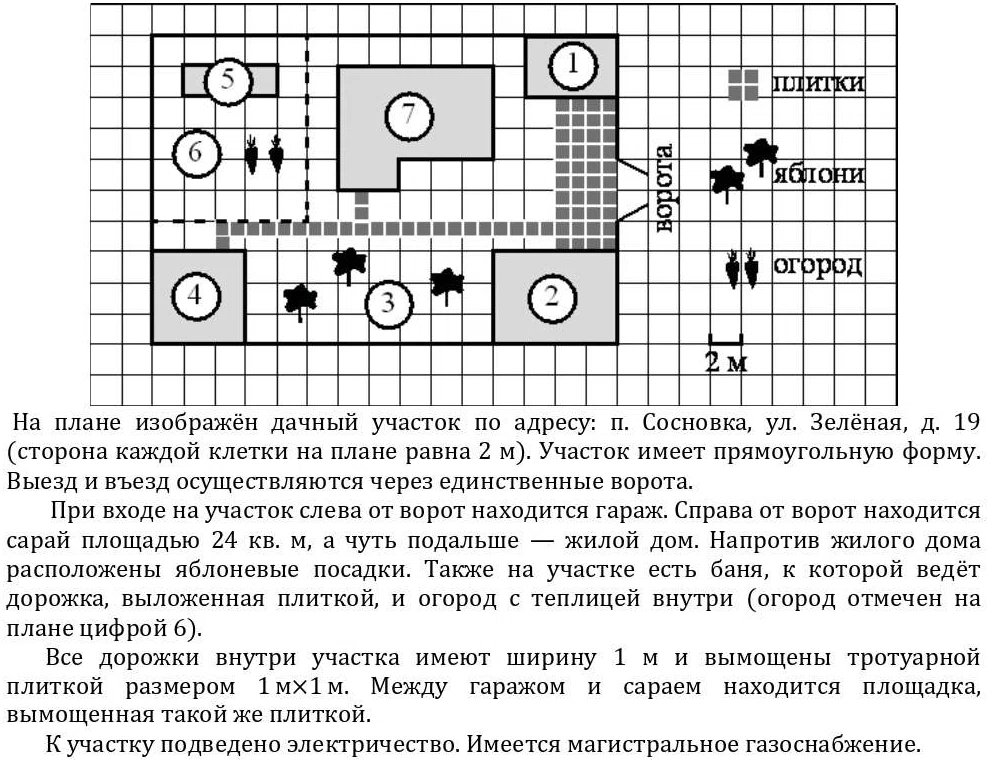
#> input picture oge-2026-32/img/v02/ctx-1.webp, 987 x 760 px, found by its file name
$ python primer-variant-10.py
#> lines starting #> are read from the running program, lines starting #| are printed output that depends on the picture
import json,os
from PIL import Image,ImageChops
V=10; D=f'img/v{V:02d}'
def crop(src,box,name):
#> called with src = 'ctx-1.webp', box = (474, 0, 976, 380), name = 'f-ctx'
    im=Image.open(f'{D}/{src}').convert('RGB'); W,H=im.size
#> in crop, im is the input picture: PIL image 987x760 RGB; mean R, G, B 221.8, 221.8, 221.9
#> after `W, H = im.size`: W = 987; H = 760
    x0,y0,x1,y1=box; im=im.crop((x0,y0,min(x1,W),min(y1,H)))
#> after `im = im.crop((x0, y0, min(x1, W), min(y1, H)))`:
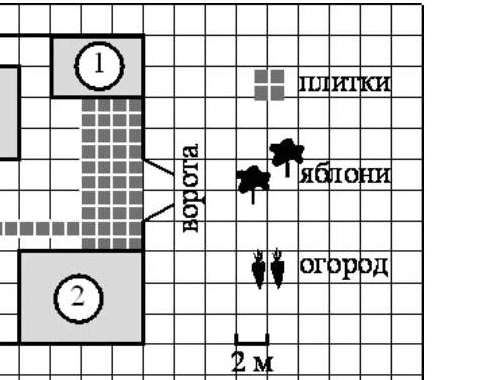
#> im: PIL image 502x380 RGB; mean R, G, B 216.2, 216.2, 216.2
    bb=ImageChops.difference(im,Image.new('RGB',im.size,'white')).point(lambda p:255 if p>40 else 0).getbbox()
#> bb = (0, 3, 424, 380)
    im=im.crop((max(bb[0]-6,0),max(bb[1]-6,0),min(bb[2]+6,im.width),min(bb[3]+6,im.height)))
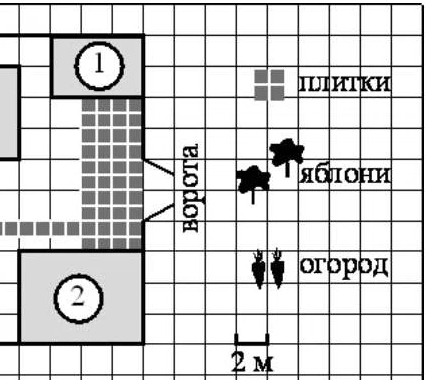
#> im: PIL image 430x380 RGB; mean R, G, B 209.7, 209.7, 209.7
    p=f'{D}/{name}.webp'; im.save(p,quality=90); return f'<img class="fig" src="{p}" width="{im.width}" height="{im.height}" alt="Рисунок к заданию">',im
figs={}
figs['ctx']=crop('ctx-1.webp',(474,0,976,380),'f-ctx')
figs[7]=crop('z07-1.webp',(52,80,832,160),'f07')
#> call 2 of crop, with src = 'z07-1.webp', box = (52, 80, 832, 160), name = 'f07'
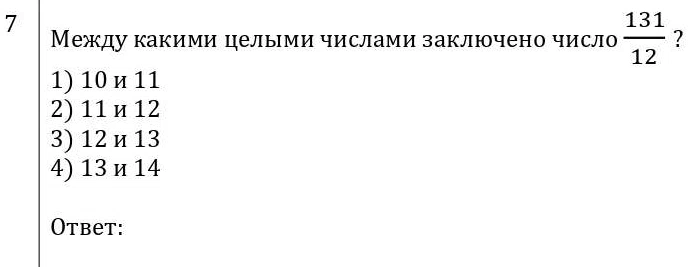
#> input picture oge-2026-32/img/v02/z07-1.webp, 689 x 267 px, found by its file name
#> in crop, im is the input picture: PIL image 689x267 RGB; mean R, G, B 247.6, 247.6, 247.6
#> in crop (call 2), `im = im.crop((x0, y0, min(x1, W), min(y1, H)))`:
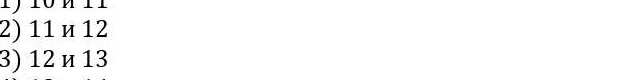
#> im: PIL image 637x80 RGB; mean R, G, B 249.5, 249.5, 249.5
#> in crop (call 2), `bb=ImageChops.difference(im,Image.new('RGB',im.size,'white')).point(la..`: bb = (0, 0, 108, 80)
#> in crop (call 2), `im=im.crop((max(bb[0]-6,0),max(bb[1]-6,0),min(bb[2]+6,im.width),min(bb..`:
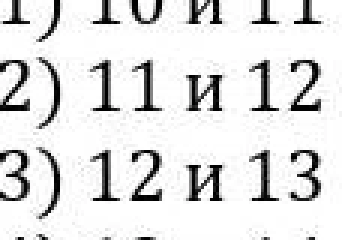
#> im: PIL image 114x80 RGB (shown 3 times larger); mean R, G, B 224.1, 224.1, 224.1
figs[11]=crop('z11-1.webp',(55,75,987,362),'f11')
#> call 3 of crop, with src = 'z11-1.webp', box = (55, 75, 987, 362), name = 'f11'
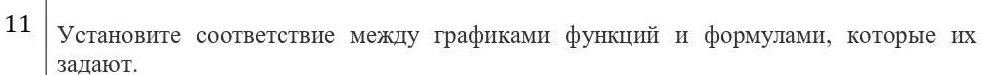
#> input picture oge-2026-32/img/v04/z11-1.webp, 982 x 75 px, found by its file name
#> in crop, im is the input picture: PIL image 982x75 RGB; mean R, G, B 242, 242, 242
#> in crop (call 3), `bb=ImageChops.difference(im,Image.new('RGB',im.size,'white')).point(la..`: bb = None
#> (the run stopped early here; a loop or call above may not have finished)
